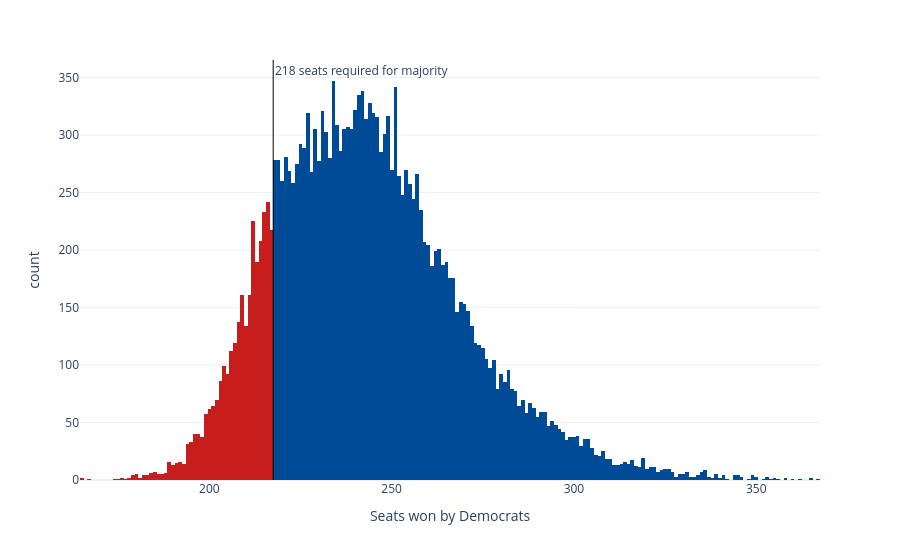

The code cell stored with this chart in its notebook:
### Code cell
sims_hist = px.histogram(seat_sims, x='seats', nbins=np.unique(seat_sims['seats']).shape[0]*2, color='winner',
                         color_discrete_map={'Democrats': '#004b97', 'Republicans': '#c71e1d'},
                         labels={'seats':'Seats won by Democrats', 'winner': 'Winner'}, template='plotly_white')
sims_hist.update_traces(showlegend=False)
sims_hist.add_vline(x=217.5, line_width=1, line_color='black', annotation_text='218 seats required for majority', 
                    annotation_position='top right')
sims_hist

### Figure 1 — Plotly figure (JSON) as saved in the notebook; plotly's stock layout.template omitted (floating-point values rounded to 4 significant figures; data arrays with more than 128 entries replaced by an {"elided": "..."} marker saying what was removed)
{"data": [{"bingroup": "x", "hovertemplate": "Winner=Democrats<br>Seats won by Democrats=%{x}<br>count=%{y}<extra></extra>", "legendgroup": "Democrats", "marker": {"color": "#004b97", "pattern": {"shape": ""}}, "name": "Democrats", "nbinsx": 374, "orientation": "v", "showlegend": false, "type": "histogram", "x": {"elided": "17018 int values"}, "xaxis": "x", "yaxis": "y"}, {"bingroup": "x", "hovertemplate": "Winner=Republicans<br>Seats won by Democrats=%{x}<br>count=%{y}<extra></extra>", "legendgroup": "Republicans", "marker": {"color": "#c71e1d", "pattern": {"shape": ""}}, "name": "Republicans", "nbinsx": 374, "orientation": "v", "showlegend": false, "type": "histogram", "x": {"elided": "2982 int values"}, "xaxis": "x", "yaxis": "y"}], "layout": {"annotations": [{"showarrow": false, "text": "218 seats required for majority", "x": 217.5, "xanchor": "left", "xref": "x", "y": 1, "yanchor": "top", "yref": "y domain"}], "barmode": "relative", "legend": {"title": {"text": "Winner"}, "tracegroupgap": 0}, "margin": {"t": 60}, "shapes": [{"line": {"color": "black", "width": 1}, "type": "line", "x0": 217.5, "x1": 217.5, "xref": "x", "y0": 0, "y1": 1, "yref": "y domain"}], "xaxis": {"anchor": "y", "domain": [0, 1], "title": {"text": "Seats won by Democrats"}}, "yaxis": {"anchor": "x", "domain": [0, 1], "title": {"text": "count"}}}}
